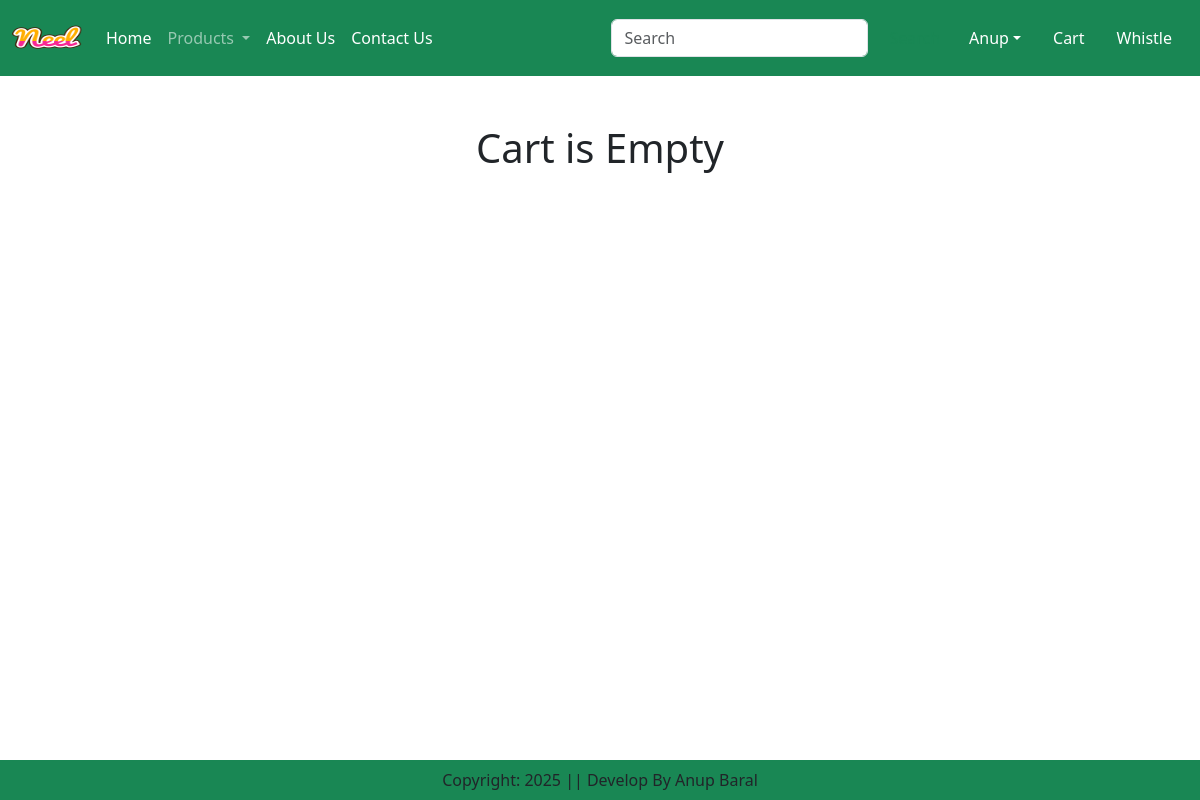
/cart/ (signed in), run on an earlier commit of the app's database.
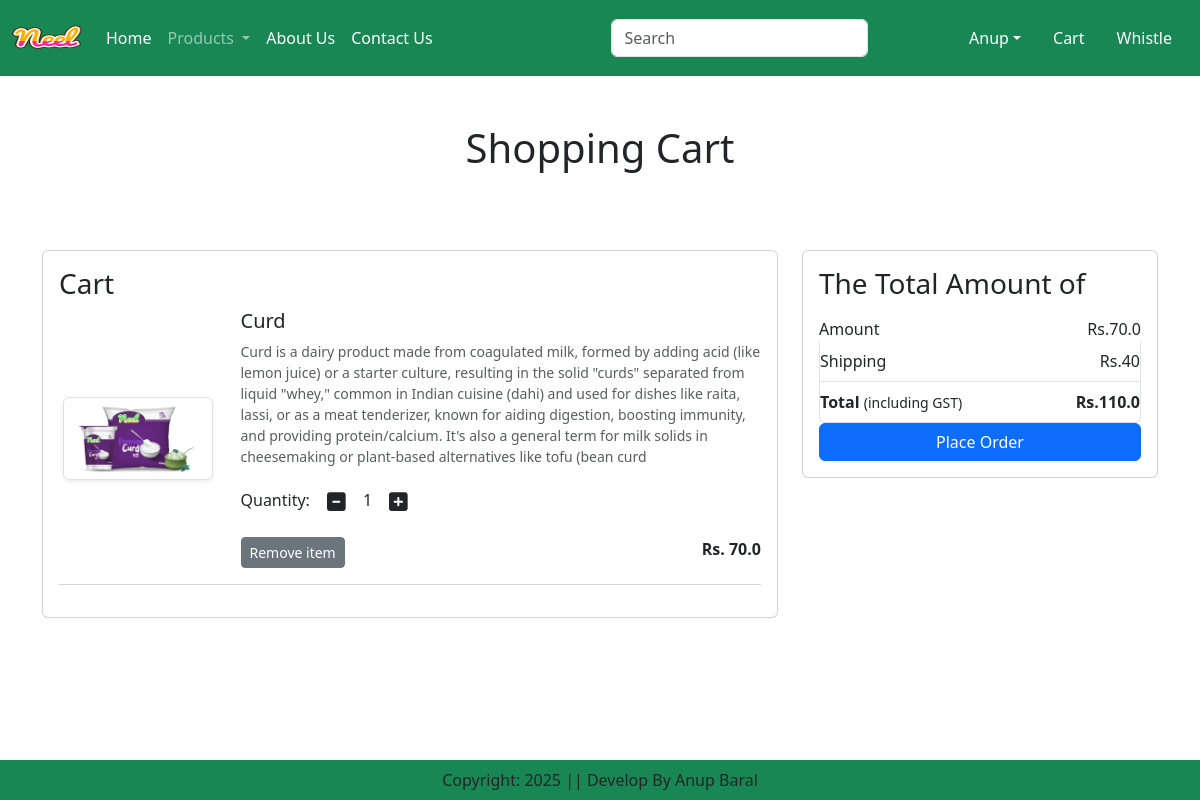
And on a later commit of the database.
### app/models.py (models this page shows, shortened)
class Cart(models.Model):
    user = models.ForeignKey(User,on_delete=models.CASCADE)
    product = models.ForeignKey(Product,on_delete=models.CASCADE)
    quantity = models.PositiveIntegerField(default=1)

class Product(models.Model):
    title = models.CharField(max_length=100)
    selling_price = models.FloatField()
    discounted_price = models.FloatField()
    description = models.TextField()
    composition = models.TextField(default='')
    prodapp = models.TextField(default='')
    category = models.CharField(choices=CATEGORY_CHOICES, max_length=2)
    product_image = models.ImageField(upload_to='product')

### app/views.py (the view)
# urls.py: path('cart/',views.show_cart, name='showcart'),
def show_cart(request):
    user = request.user
    cart = Cart.objects.filter(user=user)
    amount = 0
    for p in cart:
        value = p.quantity * p.product.discounted_price
        amount = amount + value
    totalamount = amount + 40
    return render(request, 'app/addtocart.html',locals())

### app/templates/app/addtocart.html (shortened to what this page needs)
{% extends "app/base.html" %}
{% load static %}
{% block main-content %}
<div class="container my-5">
    <div class="row">
        {% if cart %}
        <h1 class="text-center mb-5">Shopping Cart</h1>
        <div class="col-sm-8">
            <div class="card">
                <div class="card-body">
                    <h3>Cart</h3>
                    {% for item in cart %}
                    <div class="row">
                        <div class="col-sm-3 text-center align-self-center"><img src="{{ item.product.product_image.url }}" alt="" srcset="" class="img-fluid
                        img-thumbnail shadow-sm" height="150" width="150"></div>
                        <div class="col-sm-9">
                            <div>
                                <h5>{{ item.product.title }}</h5>
                                <p class="mb-2 text-muted small">{{ item.product.description }}</p>
                                <div class="my-3">
                                    <label for="quantity">Quantity:</label>
                                    <a class="minus-cart btn" pid="{{ item.product.id }}"><i class="fas fa-minus-square fa-lg"></i></a>
                                    <span class="quantity">{{ item.quantity }}</span>
                                    <a class="plus-cart btn" pid={{ item.product.id }}><i class="fas fa-plus-square fa-lg"></i></a>
                                </div>
                                <div class="d-flex justify-content-between">
                                    <a href="#" class="remove-cart btn btn-sm btn-secondary mr-3" pid={{ item.product.id }}>Remove item</a>
                                    <p class="mb-0"><span><strong>Rs. {{ item.product.discounted_price }}</strong></span></p>
                                </div>
                            </div>
                        </div>
                    </div>
                    <hr class="text-muted">
                    {% endfor %}
                </div>
            </div>
        </div>
        <div class="col-sm-4">
            <div class="card">
                <div class="card-body">
                    <h3>The Total Amount of</h3>
                    <ul class="list-group">
                        <li class="list-group-item d-flex justify-content-between align-items-center border-0 px-0 pb-0">Amount<span id="amount">Rs.{{ amount }}</span></li>
                        <li class="list-group-item d-flex justify-content-between align-items-center px-0">Shipping<span>Rs.40</span></li>
                        <li class="list-group-item d-flex justify-content-between align-items-center px-0">
                            <div>
                                <strong>Total</strong> <small>(including GST)</small>
                            </div>
                            <span id="totalamount"><strong>Rs.{{ totalamount }}</strong></span>
                        </li>
                    </ul>
                    <div class="d-grid"><a href="{% url 'checkout' %}" class="btn btn-primary">Place Order</a></div>
                </div>
            </div>
        </div>
        {% else %}
        <h1 class="text-center mb-5">Cart is Empty</h1>
        {% endif %}
    </div>
</div>
{% endblock main-content %}

What changed in the data, as far as the page shows it:
added Cart: product.product_image (picture), product "Curd", product.description "Curd is a dairy product made from coagulated milk, formed by adding acid (like lemon juice) or a starter culture, resulting in the solid \"curds\" separated from liquid \"whey,\" common in Indian cuisine (dahi) and used for dishes like raita, lassi, or as a meat tenderizer, known for aiding digestion, boosting immunity, and providing protein/calcium. It's also a general term for milk solids in cheesemaking or plant-based alternatives like tofu (bean curd", quantity "1", product.discounted_price "70.0"
Also different on the page:
{{ amount }}: (not shown) → "70.0"
{{ totalamount }}: (not shown) → "110.0"
text no longer shown: "Cart is Empty"
text now shown: "Shopping Cart Cart The Total Amount of Amount Rs. Shipping Rs.40 Total (including GST) Rs. Place Order"
